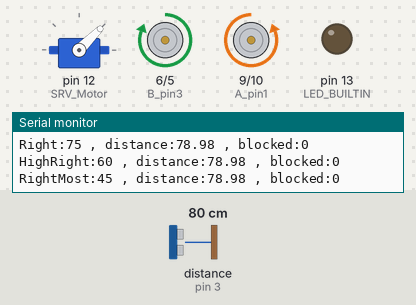
This sketch was run on a simulated Arduino Uno, built with avr-gcc and run on an emulated ATmega328P. Parts: servo, motor-driver pin pairs drawn as motors (green arrow = first pin HIGH = forward, orange = second pin HIGH = backward, longer = more drive), output pins drawn as LEDs (lit = HIGH), the last lines printed to the serial monitor. Wiring (inferred from the names in the program): ultrasonic range finder: trigger pin 11; echo pin 3. Dashed ring = blinking. Inputs (shaded band) come from the test bench; at power-on: distance to the obstacle (sensor on pin 3) 80 cm. The echo pulse lasts 58.3 µs per cm; random numbers use the default seed unless the sketch sets one; pins used as bus, display or sensor lines are not drawn.

Above: at 7.1 s.
7.2 s: distance to the obstacle (sensor on pin 3) set to 23 cm
At 7.26 s:
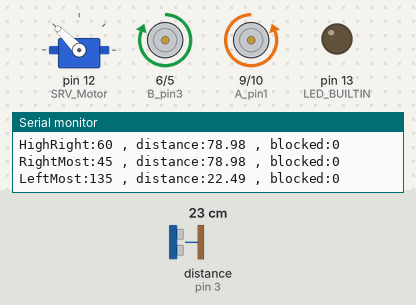
10.2 s: distance to the obstacle (sensor on pin 3) set to 18 cm
At 11.6 s:
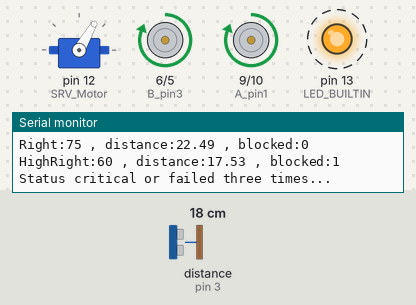
13.2 s: distance to the obstacle (sensor on pin 3) set to 120 cm
At 13.86 s:
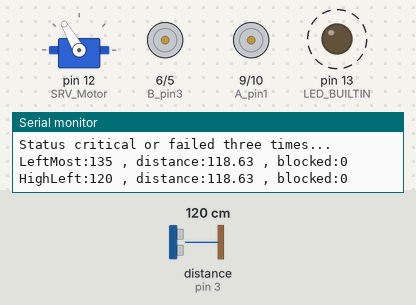
Timing chart, 0 to 22.2 s (numbered marks = the images above; inputs shaded):
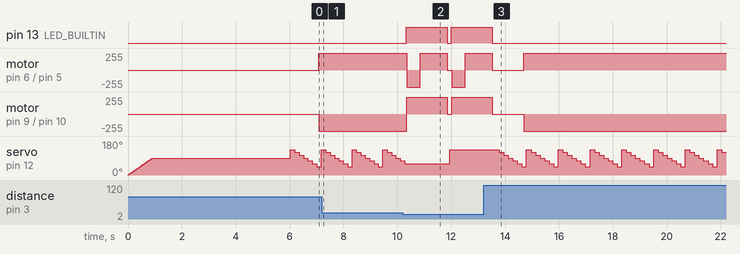

The sketch:

iRobot2WD.ino
```cpp
/*
 Name:		iRobot2WD.ino
 Created:	4/10/2017 4:03:47 PM
 Author:	rwi
*/

#include <Servo.h>.
#include "Robot.h".

//Ultrasound
const int US_trigPin = 11;
const int US_echoPin = 3;

//Servo
Servo SRV_Motor;
const int angle_Offset = 15; // 180 / 12
const int angle_Origin = 90; // 0 is left max postion and 180 is right max position, 90 is the middle
const int safeDistance = 20;
const float velocity_of_sound = 340; // Meters per second
//variables
bool isBlocked = false;
bool critical = false;

enum Direction { LeftMost, HighLeft, Left, Middle, Right, HighRight, RightMost, None };

Direction blockedDirection = None;

bool isRoadBlocked(int _safeDistance, enum Direction _direction);
bool isRoadBlocked(int _safeDistance, enum Direction _direction) {
	delay(100);
	switch (_direction)
	{
	case LeftMost:
		SRV_Motor.write(angle_Origin + (angle_Offset * 3));
		Serial.print("LeftMost:");
		Serial.print(angle_Origin + (angle_Offset * 3));
		break;
	case HighLeft:
		SRV_Motor.write(angle_Origin + angle_Offset * 2);
		Serial.print("HighLeft:");
		Serial.print(angle_Origin + angle_Offset * 2);
		break;
	case Left:
		SRV_Motor.write(angle_Origin + angle_Offset * 1);
		Serial.print("Left:");
		Serial.print(angle_Origin + angle_Offset * 1);
		break;
	case Middle:
		SRV_Motor.write(angle_Origin + angle_Offset * 0);
		Serial.print("Middle:");
		Serial.print(angle_Origin + angle_Offset * 0);
		break;
	case Right:
		SRV_Motor.write(angle_Origin + angle_Offset * -1);
		Serial.print("Right:");
		Serial.print(angle_Origin + angle_Offset * -1);
		break;
	case HighRight:
		SRV_Motor.write(angle_Origin + angle_Offset * -2);
		Serial.print("HighRight:");
		Serial.print(angle_Origin + angle_Offset * -2);
		break;
	case RightMost:
		SRV_Motor.write(angle_Origin + angle_Offset * -3);
		Serial.print("RightMost:");
		Serial.print(angle_Origin + angle_Offset * -3);
		break;
	case None:
		Serial.print("None:");
		break;
	default:
		Serial.print("default:");
		break;
	}


	delay(60);//prevent trigger signal to be the echo signal
	digitalWrite(US_trigPin, LOW);
	delayMicroseconds(2);
	// Sets the trigPin on HIGH state for 10 micro seconds
	digitalWrite(US_trigPin, HIGH);
	delayMicroseconds(10);
	digitalWrite(US_trigPin, LOW);

	float duration = pulseIn(US_echoPin, HIGH); // Reads the echoPin, returns the sound wave travel time in microseconds
	float distance = duration* (velocity_of_sound * 100 / 1000000) / 2; //unit converet to centimeters...
	critical = (distance < 20);

	Serial.print(" , distance:");
	Serial.print(distance);
	Serial.print(" , blocked:");


	if (_safeDistance > distance)
	{
		blockedDirection = _direction;
		Serial.println((_safeDistance > distance));
	}
	else
	{
		blockedDirection = Direction::None;
		Serial.println((_safeDistance > distance));
	}

	return (_safeDistance > distance);
}

void walkNaturally();
void walkNaturally() {
	int rand_int = rand() % 100 + 1;

	int elector = rand_int % 9;

	switch (elector)
	{
	case 1:
		robot_Turn_Left(400);
		break;
	case 2:
		robot_Turn_Right(400);
		break;
	case 3:
		robot_Move_Forward();
		break;
	case 4:
		robot_Move_Forward();
		break;
	case 5:
		robot_Move_Forward();
		break;
	case 6:
		robot_Move_Forward();
		break;
	case 7:
		robot_Move_Forward();
		break;
	case 8:
		robot_Move_Forward();
		break;
	case 9:
		robot_Move_Forward();
		break;
	default:
		robot_Move_Forward();
		break;
	}

}


// the setup function runs once when you press reset or power the board
void setup() {
	//Pin setup
	//Set pins as outputs
	pinMode(A_pin1, OUTPUT);
	pinMode(A_pin2, OUTPUT);
	pinMode(B_pin3, OUTPUT);
	pinMode(B_pin4, OUTPUT);


	pinMode(US_trigPin, OUTPUT); // Sets the trigPin as an Output
	pinMode(US_echoPin, INPUT); // Sets the echoPin as an Input
	Serial.begin(9600);

	pinMode(LED_BUILTIN, OUTPUT);

	//Setting Servo at look ahead position.
	SRV_Motor.attach(12);
	for (int servo_angle = 0; servo_angle <= 90; servo_angle++)
	{
		SRV_Motor.write(servo_angle);
		delay(10);
	}

	delay(5000);
}

// the loop function runs over and over again until power down or reset
void loop() {


	int number = rand() % 100 + 1;
	int fail_count = 0;
	while (
		isRoadBlocked(safeDistance, LeftMost) ||
		isRoadBlocked(safeDistance, HighLeft) ||
		isRoadBlocked(safeDistance, Left) ||
		isRoadBlocked(safeDistance, Middle) ||
		isRoadBlocked(safeDistance, Right) ||
		isRoadBlocked(safeDistance, HighRight) ||
		isRoadBlocked(safeDistance, RightMost)
		)
	{
		//fail_count++;

		if (fail_count >= 3 || critical)
		{
			digitalWrite(LED_BUILTIN, HIGH);
			Serial.println("Status critical or failed three times...");
			robot_Stop();
			robot_Move_Backward();
			delay(500);
			robot_Turn_Left(1000);
			digitalWrite(LED_BUILTIN, LOW);

		}
		else
		{

			//approximate turning angle - 500ms = 180 degree turn

			switch (blockedDirection)
			{
			case LeftMost:
				robot_Turn_Right(200);
				break;
			case HighLeft:
				robot_Turn_Right(250);
				break;
			case Left:
				robot_Turn_Right(350);
				break;
			case Middle:
				if (number % 2 == 0)
					robot_Turn_Left(500);
				else
					robot_Turn_Right(500);
				break;
			case Right:
				robot_Turn_Left(350);
				break;
			case HighRight:
				robot_Turn_Left(250);
				break;
			case RightMost:
				robot_Turn_Left(200);
				break;
			case None:
				break;
			default:
				break;
			}
		}

		robot_Stop();
	}

	fail_count = 0;

	robot_Move_Forward();//Robot will continue to roll...
}
```

Robot.h
```cpp
#pragma once

//Motor A
const int A_pin1 = 9;  // Pin 14 of L293
const int A_pin2 = 10;  // Pin 10 of L293

						//Motor B
const int B_pin3 = 6; // Pin  7 of L293
const int B_pin4 = 5;  // Pin  2 of L293


void ATurnForward() {
	digitalWrite(A_pin1, LOW);
	digitalWrite(A_pin2, HIGH);
}

void ATurnBackward() {
	digitalWrite(A_pin1, HIGH);
	digitalWrite(A_pin2, LOW);
}

void AStop() {
	digitalWrite(A_pin1, LOW);
	digitalWrite(A_pin2, LOW);
}

void BTurnForward() {
	digitalWrite(B_pin3, HIGH);
	digitalWrite(B_pin4, LOW);
}

void BTurnBackward() {
	digitalWrite(B_pin3, LOW);
	digitalWrite(B_pin4, HIGH);
}

void BStop() {
	digitalWrite(B_pin3, LOW);
	digitalWrite(B_pin4, LOW);
}

void robot_Move_Forward() {
	ATurnForward();
	BTurnForward();
	//delay();
}

void robot_Move_Backward() {
	ATurnBackward();
	BTurnBackward();
}

void robot_Turn_Left(int _delay) {
	ATurnBackward();
	BTurnForward();
	//delay determins the angle of turn
	delay(_delay);
}

void robot_Turn_Right(int _delay) {
	ATurnForward();
	BTurnBackward();
	//delay determins the angle of turn
	delay(_delay);
}

void robot_Stop() {
	AStop();
	BStop();
}
```

Measured:
- the behaviour switches between 21 and 20 cm on distance to the obstacle (sensor on pin 3) (found by bisection; images 1 and 2)
- after the input at 10.2 s, pin 13 (LED_BUILTIN): LOW → HIGH after 0.14 s, → LOW 1.5 s later, → HIGH 0.16 s later; motor on pin 6 (B_pin3) / pin 5 (B_pin4): forward 255/255 → backward 255/255 after 0.14 s, → forward 255/255 0.50 s later, → stopped 1.0 s later, → backward 255/255 0.17 s later, … (5 changes in this stretch)
- after the input at 13.2 s, servo on pin 12 (SRV_Motor): 135° → 120° after 0.58 s, then repeats every 1.2 s: 105° 0.17 s, 90° 0.17 s, 75° 0.17 s, 60° 0.17 s, 45° 0.17 s, 135° 0.17 s, 120° 0.17 s
